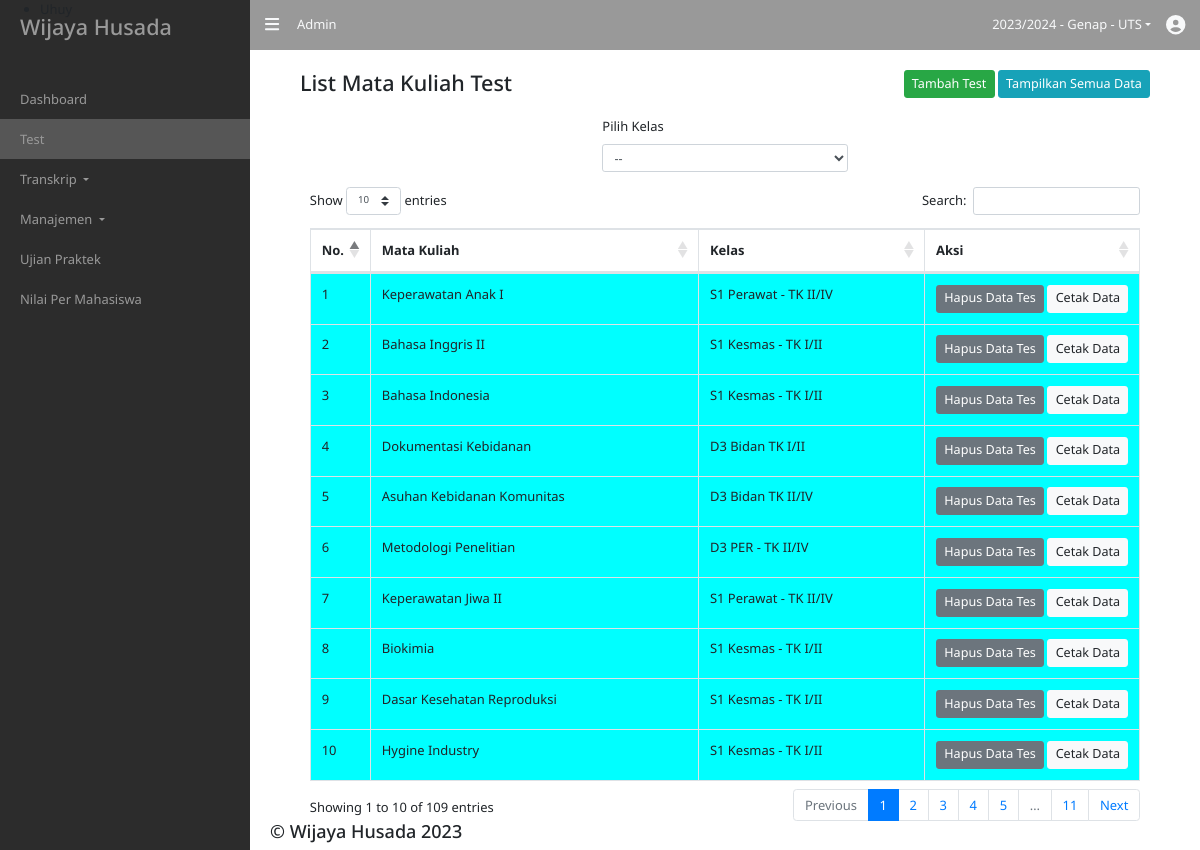
The app's page /admin/dashboard.php?pg=makul with its own data.
### tables this page shows
CREATE TABLE IF NOT EXISTS `tperiode` (
  `id_periode` int(100) NOT NULL AUTO_INCREMENT,
  `tahun` varchar(100) NOT NULL,
  `jenis_tes` int(10) NOT NULL,
  `terpilih` tinyint(1) NOT NULL,
  PRIMARY KEY (`id_periode`)
);

CREATE TABLE IF NOT EXISTS `ttahun` (
  `id_ta` int(10) NOT NULL AUTO_INCREMENT,
  `nama_ta` varchar(255) NOT NULL,
  PRIMARY KEY (`id_ta`)
);

CREATE TABLE IF NOT EXISTS `ttest` (
  `id_test` int(100) NOT NULL AUTO_INCREMENT,
  `makul` varchar(255) NOT NULL,
  `id_kelas` int(100) NOT NULL,
  `status_uts` int(2) NOT NULL,
  `status` tinyint(1) NOT NULL,
  `uprak` int(10) NOT NULL,
  `id_periode` int(100) NOT NULL,
  `id_ta` int(100) NOT NULL,
  PRIMARY KEY (`id_test`)
);

CREATE TABLE IF NOT EXISTS `tmakul` (
  `IdMakul` int(11) NOT NULL AUTO_INCREMENT,
  `KdMakul` varchar(10) NOT NULL,
  `NamaMakul` varchar(100) NOT NULL,
  `Semester` char(1) NOT NULL,
  `IdJurusan` int(11) NOT NULL,
  PRIMARY KEY (`IdMakul`)
);

CREATE TABLE IF NOT EXISTS `tkelas` (
  `IdKelas` int(11) NOT NULL AUTO_INCREMENT,
  `IdJurusan` int(11) NOT NULL,
  `NamaKelas` varchar(200) NOT NULL,
  PRIMARY KEY (`IdKelas`)
);

### admin/dashboard.php (the view, shortened to what this page needs)
<?php
require '../connection.php';
$prdQ = mysqli_query($connect,"SELECT tperiode.*, ttahun.nama_ta FROM tperiode left join ttahun on ttahun.id_ta = tperiode.tahun where tperiode.terpilih = '1'");
$prd=mysqli_fetch_assoc($prdQ);
$periode = $prd['nama_ta']." - ";
$periode .= ($prd['jenis_tes']==1)? "UTS" : "UAS";
$ta_id = $prd['tahun'];
$jenis = $prd['jenis_tes'];
?>
<!DOCTYPE html>
<html lang="en">
<head>
    <link rel="stylesheet" href="https://cdn.datatables.net/1.13.6/css/dataTables.bootstrap4.min.css" rel="stylesheet">
    <link rel="stylesheet" href="https://cdn.jsdelivr.net/npm/bootstrap@4.0.0/dist/css/bootstrap.min.css">
    <link rel="stylesheet" href="https://cdnjs.cloudflare.com/ajax/libs/font-awesome/6.4.2/css/all.min.css" />
    <link rel="stylesheet" href="../assets/style.css" rel="stylesheet">
</head>
<body>
    <div id="wrapper" class="toggled">
        <div class="nav-bar w-100 d-flex justify-content-between">
            <div class="wrap">
                <a href="#menu-toggle" class="text-light mr-3" id="menu-toggle"><i class="fa-solid fa-lg fa-3x fa-bars"></i></a>
                <span class="text-light">Admin</span>
            </div>
            <div class="periode d-flex justify-content-between">
                <div class="dropdown">
                    <a href="#" class="text-light ml-3 dropdown-toggle" role="button" id="dropdownMenuLink" data-toggle="dropdown" aria-haspopup="true" aria-expanded="false"><?php echo $periode ?></a>
                </div>
                <div class="dropdown">
                    <a href="#" class="text-light ml-3" role="button" id="aaa" data-toggle="dropdown" aria-haspopup="true" aria-expanded="false"><i class="fa-solid fa-xl fa-circle-user"></i></a>
                </div>
            </div>
        </div>
        <div id="sidebar-wrapper">
            <ul class="sidebar-nav">
                <li class="sidebar-brand mt-3">
                    <a href="">
                       <h4>Wijaya Husada</h4>
                    </a>
                </li>
                <li>
                    <a href="dashboard.php" class="menu-link">Dashboard</a>
                </li>
                <li>
                    <a href="?pg=makul" class="menu-link">Test</a>
                </li>
                <li>
                <a class="menu-drop dropdown-toggle menu-link" href="#menu-transkrip" data-toggle="collapse" aria-expanded="false">
                        Transkrip
                    </a>
                </li>
                <li>
                    <a class="menu-dropp dropdown-toggle menu-link" href="#menu-manajemen" data-toggle="collapse" aria-expanded="false">
                        Manajemen
                    </a>
                </li>
                <li>
                    <a href="?pg=uprak" class="menu-link">Ujian Praktek</a>
                </li>
                <li>
                    <a href="?pg=rev" class="menu-link">Nilai Per Mahasiswa</a>
                </li>
            </ul>
            <ul>
                <li>Uhuy</li>
            </ul>
        </div>
        <div id="page-content-wrapper" style="min-height:100vh">
            <div class="container-fluid">
            <?php
            if(!isset($_GET['pg']))
            {
               ?> <h2>Ini Adalah Aplikasi Untuk Pencetakan Hasil Nilai</h2>
                    <div class="card bg-info  p-2 mt-2">
                        <div class="card-header border">
                            <h4 class="text-light">Dashboard Menu</h4>
                        </div>
                        <div class="card-body">
                            <p class="text-light">
                               <b> Bagi dosen yang ingin melakukan pencetakan hasil nilai UTS / UAS Silahkan gunakan aplikasi ini.
                            </p>
                        </div>
                    </div>
               <?php
            }
            else {
            switch ($_GET['pg']) {
                    ?>
                    <?php
                case "makul":
                    if(!isset($_GET['act']))
                    {
                        if(isset($_POST['kelas']) || isset($_GET['idk']))
                        {
                            $kelass =(isset($_GET['idk'])) ?$_GET['idk'] :$_POST['kelas'];
                        $sql = ($jenis==2)
                        ?"SELECT ttest.id_test, ttest.status, ttest.makul, ttest.id_kelas,
                        tkelas.NamaKelas,  tmakul.NamaMakul
                        from ttest
                        left join tkelas on tkelas.IdKelas = ttest.id_kelas
                        left join tmakul on tmakul.IdMakul = ttest.makul where ttest.id_ta='$ta_id' and ttest.id_kelas = '$kelass' order by ttest.status ASC"
                        : "SELECT ttest.id_test, ttest.status_uts, ttest.makul, ttest.id_kelas,
                        tkelas.NamaKelas,  tmakul.NamaMakul
                        from ttest
                        left join tkelas on tkelas.IdKelas = ttest.id_kelas
                        left join tmakul on tmakul.IdMakul = ttest.makul where ttest.id_ta='$ta_id' and ttest.id_kelas = '$kelass' order by ttest.status_uts ASC";
                        }
                        else
                        {
                        $sql = ($jenis==2)
                        ?"SELECT ttest.id_test, ttest.status, ttest.makul, ttest.id_kelas,
                        tkelas.NamaKelas, tmakul.NamaMakul
                        from ttest
                        left join tkelas on tkelas.IdKelas = ttest.id_kelas
                        left join tmakul on tmakul.IdMakul = ttest.makul where ttest.id_ta='$ta_id' order by ttest.status ASC"
                        :  "SELECT ttest.id_test, ttest.status_uts, ttest.makul, ttest.id_kelas,
                        tkelas.NamaKelas, tmakul.NamaMakul
                        from ttest
                        left join tkelas on tkelas.IdKelas = ttest.id_kelas
                        left join tmakul on tmakul.IdMakul = ttest.makul where ttest.id_ta='$ta_id' order by ttest.status_uts ASC";
                        }
                        $query = mysqli_query($connect, $sql);
                        ?>
                        <div class="container d-flex flex-column align-items-center">
                            <div class="tambah w-100 mb-3 d-flex justify-content-between"><h4>List Mata Kuliah Test</h4>
                                <span>
                                    <a href="?pg=makul&act=tambah" class="btn btn-sm btn-success">Tambah Test</a>
                                    <a href="?pg=makul" class="btn btn-sm btn-info">Tampilkan Semua Data</a>
                                </span>
                            </div>
                            <form action="" method="post">
                                <label for="">Pilih Kelas</label>
                                <select name="kelas" id="makuls" class='form-control form-control-sm mb-3' onchange='this.form.submit()'>
                                    <option value="">--</option>
                                </select>
                            </form>
                            <table class="table table-bordered w-100" id=<?php echo (mysqli_num_rows($query)>0) ?"tabel-nilai" : "";?>>
                                <thead>
                                    <tr>
                                        <th>No.</th>
                                        <th>Mata Kuliah</th>
                                        <th>Kelas</th>
                                        <th>Aksi</th>
                                    </tr>
                                </thead>
                                <tbody>
                                <?php
                                    if(mysqli_num_rows($query)>0)
                                    {
                                        $i=1;
                                        while($row = mysqli_fetch_array($query)) {
                                        ?>
                                        <tr style="background:<?php echo ($jenis == 2) ? (($row['status'] == 1) ? 'aqua' : '') : (($row['status_uts'] == 1) ? 'aqua' : ''); ?>">
                                            <td><?php echo $i++ ?></td>
                                            <td><?php echo $row['NamaMakul'] ?></td>
                                            <td><?php echo $row['NamaKelas'] ?></td>
                                            <td><?php
                                            if($jenis==2)
                                            {
                                            echo ($row['status']==0)? "<a href='?pg=makul&act=edit&id=$row[id_test]' class='btn btn-sm btn-warning'>Edit</a>
                                                <a onclick ='return confirm(`Yakin Hapus Data $row[NamaMakul]`)' href='?pg=makul&act=hapus&id=$row[id_test]' class='btn btn-sm btn-danger'>Hapus</a>
                                                <a href = '?pg=nilai&idt=$row[id_test]&idk=$row[id_kelas]&idm=$row[makul]' class='btn btn-sm btn-info'>Upload Data</a>"
                                                : "<a onclick='return confirm(`yakin hapus data $row[NamaMakul] ?`)' href='action.php?delt=$row[id_test]&jenis=$jenis' class='btn btn-sm btn-secondary'>Hapus Data Tes</a>
                                                <a href='cetak_mkl.php?tid=$row[id_test]&idk=$row[id_kelas]&jenis=$jenis' class='btn btn-sm btn-light' target='__blank'>Cetak Data</a>
                                                ";
                                            }
                                            elseif($jenis==1)
                                            {
                                                echo ($row['status_uts']==0)? "<a href='?pg=makul&act=edit&id=$row[id_test]' class='btn btn-sm btn-warning'>Edit</a>
                                                <a onclick ='return confirm(`Yakin Hapus Data $row[NamaMakul]`)' href='?pg=makul&act=hapus&id=$row[id_test]' class='btn btn-sm btn-danger'>Hapus</a>
                                                <a href = '?pg=nilai&idt=$row[id_test]&idk=$row[id_kelas]&idm=$row[makul]' class='btn btn-sm btn-info'>Upload Data</a>"
                                                : "<a onclick='return confirm(`yakin hapus data $row[NamaMakul] ?`)' href='action.php?delt=$row[id_test]&jenis=$jenis' class='btn btn-sm btn-secondary'>Hapus Data Tes</a>
                                                <a href='cetak_mkl.php?tid=$row[id_test]&idk=$row[id_kelas]&jenis=$jenis' class='btn btn-sm btn-light' target='__blank'>Cetak Data</a>
                                                ";
                                            } ?>
                                            </td>
                                        </tr>
                                    <?php
                                    }
                                    }
                                    else {
                                    ?>
                                        <tr>
                                            <td>Data Tidak Ditemukan</td>
                                        </tr>
                                    <?php  }?>
                                </tbody>
                            </table>
                        </div>
                        <?php
                    }
                break;
                        ?>
                    <?php
            }
        }
            ?>
            </div>
            <div class="footer">
                <h5>&copy; Wijaya Husada 2023</h5>
            </div>
        </div>
    </div>
</body>
</html>

### assets/style.css (style rules this page uses)
* { font-family: 'Noto Sans',system-ui, -apple-system, BlinkMacSystemFont, 'Segoe UI', Roboto, Oxygen, Ubuntu, Cantarell, 'Open Sans', 'Helvetica Neue', sans-serif; font-size: 0.9rem; }
body { overflow-x: hidden; }
.nav-bar { padding:15px; background: #999999; }
#wrapper { padding-left: 0; -webkit-transition: all 0.5s ease; -moz-transition: all 0.5s ease; -o-transition: all 0.5s ease; transition: all 0.5s ease; }
#wrapper.toggled { padding-left: 250px; }
#sidebar-wrapper { z-index: 1000; position: fixed; left: 250px; width: 0; height: 100%; top:0; margin-left: -250px; overflow-y: auto; background: #2c2c2c; -webkit-transition: all 0.5s ease; -moz-transition: all 0.5s ease; -o-transition: all 0.5s ease; transition: all 0.5s ease; }
#wrapper.toggled #sidebar-wrapper { width: 250px; }
#page-content-wrapper { width: 100%; position: absolute; padding: 15px; }
#wrapper.toggled #page-content-wrapper { position: absolute; margin-right: -250px; }
.sidebar-nav { position: absolute; top: 0; width: 250px; margin: 0; padding: 0; list-style: none; }
.sidebar-nav li { text-indent: 20px; line-height: 40px; }
.sidebar-nav li a { display: block; text-decoration: none; color: #999999; }
.active { color: #fff; background: rgba(255, 255, 255, 0.2); }
.sidebar-nav>.sidebar-brand { height: 65px; font-size: 18px; line-height: 60px; }
.sidebar-nav>.sidebar-brand a { color: #999999; }
@media (min-width:768px) { #wrapper { padding-left: 0; } }
@media (min-width:768px) { #wrapper.toggled { padding-left: 250px; } }
@media (min-width:768px) { #sidebar-wrapper { width: 0; } }
@media (min-width:768px) { #wrapper.toggled #sidebar-wrapper { width: 250px; } }
@media (min-width:768px) { #page-content-wrapper { padding: 20px; position: relative; } }
@media (min-width:768px) { #wrapper.toggled #page-content-wrapper { position: relative; margin-right: 0; } }
.footer { position:absolute; bottom: 0 ; }

### records on screen
tperiode: jenis_tes.nama_ta "2023/2024 - Genap - UTS"
ttest: tmakul.NamaMakul "Keperawatan Anak I", tkelas.NamaKelas "S1 Perawat - TK II/IV"
ttest: tmakul.NamaMakul "Bahasa Inggris II", tkelas.NamaKelas "S1 Kesmas - TK I/II"
ttest: tmakul.NamaMakul "Bahasa Indonesia", tkelas.NamaKelas "S1 Kesmas - TK I/II"
ttest: tmakul.NamaMakul "Dokumentasi Kebidanan", tkelas.NamaKelas "D3 Bidan TK I/II"
ttest: tmakul.NamaMakul "Asuhan Kebidanan Komunitas", tkelas.NamaKelas "D3 Bidan TK II/IV"
ttest: tmakul.NamaMakul "Metodologi Penelitian", tkelas.NamaKelas "D3 PER - TK II/IV"
ttest: tmakul.NamaMakul "Keperawatan Jiwa II", tkelas.NamaKelas "S1 Perawat - TK II/IV"
ttest: tmakul.NamaMakul "Biokimia", tkelas.NamaKelas "S1 Kesmas - TK I/II"
ttest: tmakul.NamaMakul "Dasar Kesehatan Reproduksi", tkelas.NamaKelas "S1 Kesmas - TK I/II"
ttest: tmakul.NamaMakul "Hygine Industry", tkelas.NamaKelas "S1 Kesmas - TK I/II"
